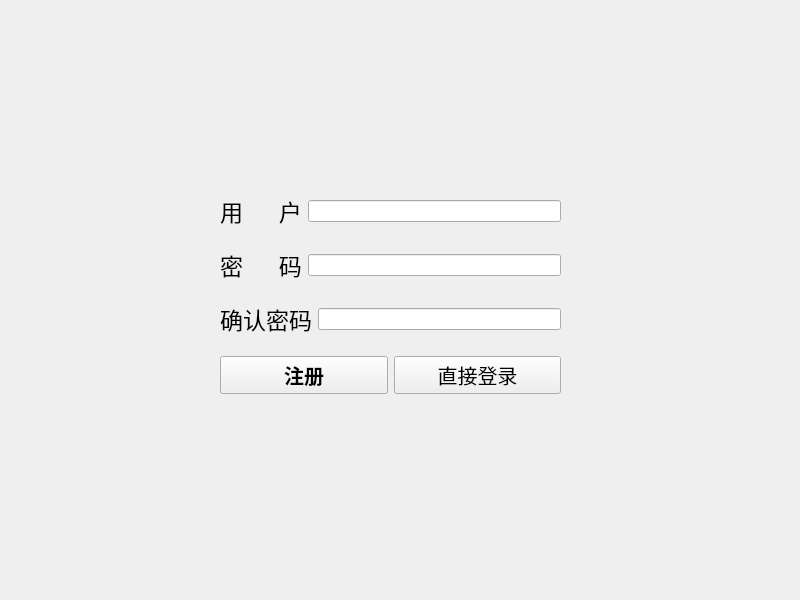
<?xml version="1.0" encoding="UTF-8"?>
<ui version="4.0">
 <class>RegisterWindow</class>
 <widget class="QWidget" name="RegisterWindow">
  <property name="geometry">
   <rect>
    <x>0</x>
    <y>0</y>
    <width>800</width>
    <height>600</height>
   </rect>
  </property>
  <property name="windowTitle">
   <string>Form</string>
  </property>
  <widget class="QLabel" name="background">
   <property name="geometry">
    <rect>
     <x>-40</x>
     <y>-20</y>
     <width>876</width>
     <height>632</height>
    </rect>
   </property>
   <property name="text">
    <string/>
   </property>
   <property name="pixmap">
    <pixmap resource="resource.qrc">:/photo/diaochang.png</pixmap>
   </property>
  </widget>
  <widget class="QWidget" name="verticalLayoutWidget">
   <property name="geometry">
    <rect>
     <x>220</x>
     <y>180</y>
     <width>341</width>
     <height>231</height>
    </rect>
   </property>
   <layout class="QVBoxLayout" name="verticalLayout">
    <item>
     <layout class="QHBoxLayout" name="horizontalLayout_3">
      <item>
       <widget class="QLabel" name="label">
        <property name="font">
         <font>
          <family>方正粗金陵简体</family>
          <pointsize>17</pointsize>
          <bold>false</bold>
         </font>
        </property>
        <property name="autoFillBackground">
         <bool>false</bool>
        </property>
        <property name="text">
         <string>用      户</string>
        </property>
       </widget>
      </item>
      <item>
       <widget class="QLineEdit" name="lineEdit">
        <property name="inputMask">
         <string/>
        </property>
        <property name="text">
         <string/>
        </property>
        <property name="dragEnabled">
         <bool>false</bool>
        </property>
       </widget>
      </item>
     </layout>
    </item>
    <item>
     <layout class="QHBoxLayout" name="horizontalLayout_5">
      <item>
       <widget class="QLabel" name="label_2">
        <property name="font">
         <font>
          <family>方正粗金陵简体</family>
          <pointsize>17</pointsize>
          <bold>false</bold>
         </font>
        </property>
        <property name="autoFillBackground">
         <bool>false</bool>
        </property>
        <property name="text">
         <string>密      码</string>
        </property>
       </widget>
      </item>
      <item>
       <widget class="QLineEdit" name="lineEdit_2">
        <property name="text">
         <string/>
        </property>
        <property name="echoMode">
         <enum>QLineEdit::Password</enum>
        </property>
       </widget>
      </item>
     </layout>
    </item>
    <item>
     <layout class="QHBoxLayout" name="horizontalLayout_6">
      <item>
       <widget class="QLabel" name="label_3">
        <property name="font">
         <font>
          <family>方正粗金陵简体</family>
          <pointsize>17</pointsize>
          <bold>false</bold>
         </font>
        </property>
        <property name="autoFillBackground">
         <bool>false</bool>
        </property>
        <property name="text">
         <string>确认密码</string>
        </property>
       </widget>
      </item>
      <item>
       <widget class="QLineEdit" name="lineEdit_3">
        <property name="text">
         <string/>
        </property>
        <property name="echoMode">
         <enum>QLineEdit::Password</enum>
        </property>
       </widget>
      </item>
     </layout>
    </item>
    <item>
     <layout class="QHBoxLayout" name="horizontalLayout_7">
      <item>
       <widget class="QPushButton" name="register_button">
        <property name="font">
         <font>
          <family>方正粗金陵简体</family>
          <pointsize>15</pointsize>
          <bold>true</bold>
         </font>
        </property>
        <property name="text">
         <string>注册</string>
        </property>
       </widget>
      </item>
      <item>
       <widget class="QPushButton" name="return_button">
        <property name="font">
         <font>
          <family>方正粗金陵简体</family>
          <pointsize>15</pointsize>
          <bold>false</bold>
         </font>
        </property>
        <property name="text">
         <string>直接登录</string>
        </property>
       </widget>
      </item>
     </layout>
    </item>
   </layout>
  </widget>
 </widget>
 <resources>
  <include location="resource.qrc"/>
 </resources>
 <connections/>
</ui>
